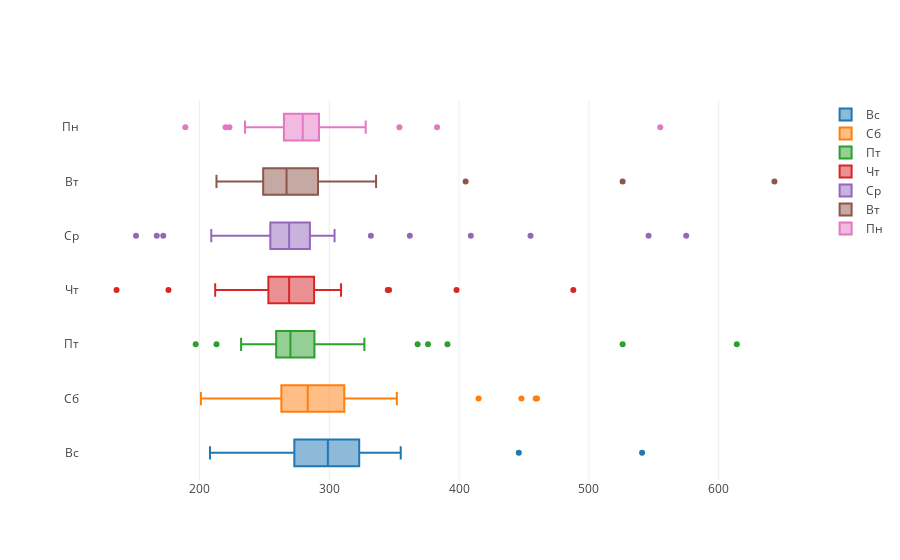

The notebook cell this image was saved under:
### Code cell
# plotly
data = []
days = df['dayofweek_'].unique()
days[::-1].sort()
for dow in days:
    data.append(go.Box(x=df[df['dayofweek_']==dow]['volume_d_'], name=dow_names[dow]))   #.astype(str)
layout = go.Layout(
    title='Суточный отпуск по дням недели',
    yaxis=dict(title='random distribution'),
    xaxis=dict(title='linspace')
)
iplot(data, show_link = False)

# sns
#sns.boxplot(y="dayofweek_", x="volume_d_", data=df, orient="h")
